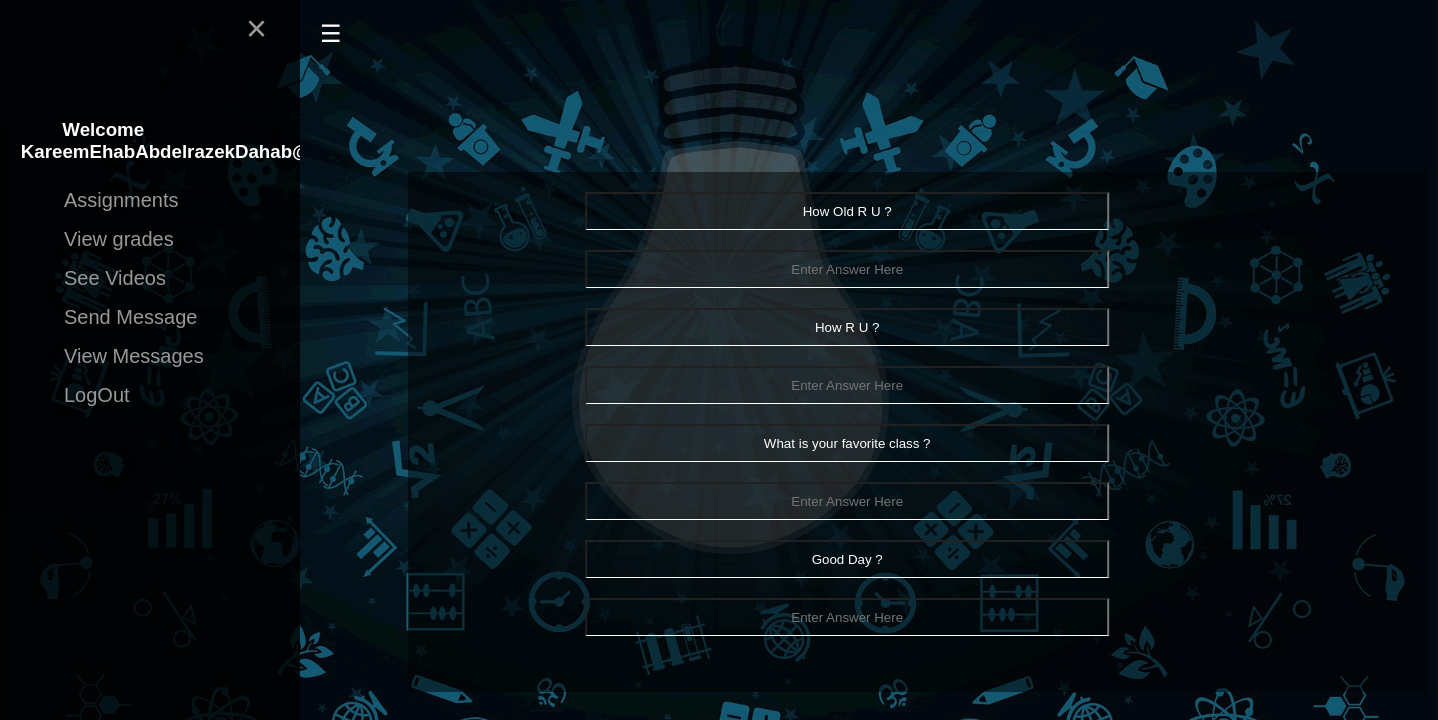
/assignments.php (signed in), run on the app's committed database.
### tables this page shows
CREATE TABLE `addQuestions` (
  `ID` int(11) NOT NULL,
  `email` varchar(80) NOT NULL,
  `question` varchar(255) NOT NULL
);

### assignments.php (the view, shortened to what this page needs)
<?php
 include "dB.php";
include "studentFrontEnd.php";
?>
<form method="POST" action="">
<div class="wrapper">
<div class="main_container">
<div class="item">
  <div class ="box">
    <div class="in">
    <?php
      $resq = mysqli_query($conn, "SELECT question FROM addQuestions");
      $noQ=0;
     while($row=mysqli_fetch_array($resq)){
         $noQ++;
      }
      $noA=0;
      if($noA == $noQ){
        echo "<h1> There Are Not New Question</h1>";
        die();
      }
      else{
        mysqli_query($conn, "DELETE FROM Answers WHERE email='".$_SESSION['email']."'");
      }
      $sql = mysqli_query($conn, "SELECT question FROM addQuestions");
      while($row=mysqli_fetch_array($sql)){
      ?>
        <input type="text" name="ques[]" value='<?php echo $row['question'] ?>' readonly>
        <input type="text" name="answer[]" placeholder="Enter Answer Here"><br>
        <?php
      }
    ?>
  </div>
</div>
</div>
</div>
</div>
</form>

### studentFrontEnd.php (style rules this page uses)
body { background-image: url('Images/banner_img.png'); }

### data on the page
addquestions: question "How Old R U ?"
addquestions: question "How R U ?"
addquestions: question "What is your favorite class ?"
addquestions: question "Good Day ?"
